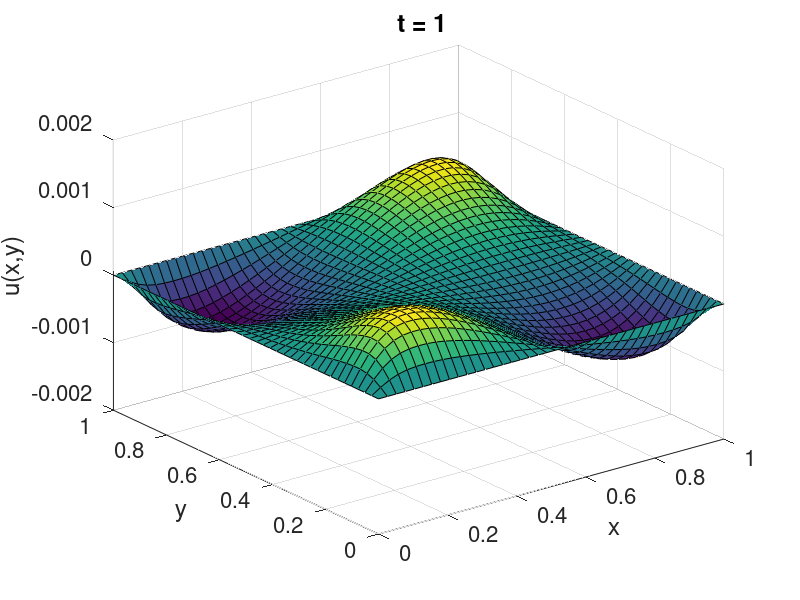

Recreate this plot in MATLAB.
 npts = 40;
 x = linspace(0,1,npts); y = linspace(0,1,npts);
 [X,Y] = meshgrid(x,y);
 tvec = linspace(0,1,80).^2;
 for m=1:length(tvec)
    t = tvec(m);
    figure(1), clf
    U = zeros(npts,npts);
    for n=1:15
       for j=1:n
          for k=1:n
             cjk = (1+(-1)^j)*(1+(-1)^k)*(k^2*pi^2-24)/(8*j*k^3*pi^4); %  (x-1/2)^3 (y-1/2)
             lamjk = pi^2*(j^2+k^2);
             psijk = 2*sin(j*pi*X).*sin(k*pi*Y);
             U = U + (exp(-t)-exp(-lamjk*t))/(lamjk-1)*cjk*psijk;
          end
       end
    end
    surf(X,Y,U)
    set(gca,'fontsize',16)
    xlabel('x')
    ylabel('y')
    zlabel('u(x,y)')
    title(sprintf(' t = %g', t))
    zlim([-.002 .002])
    pause(.1)
 end
